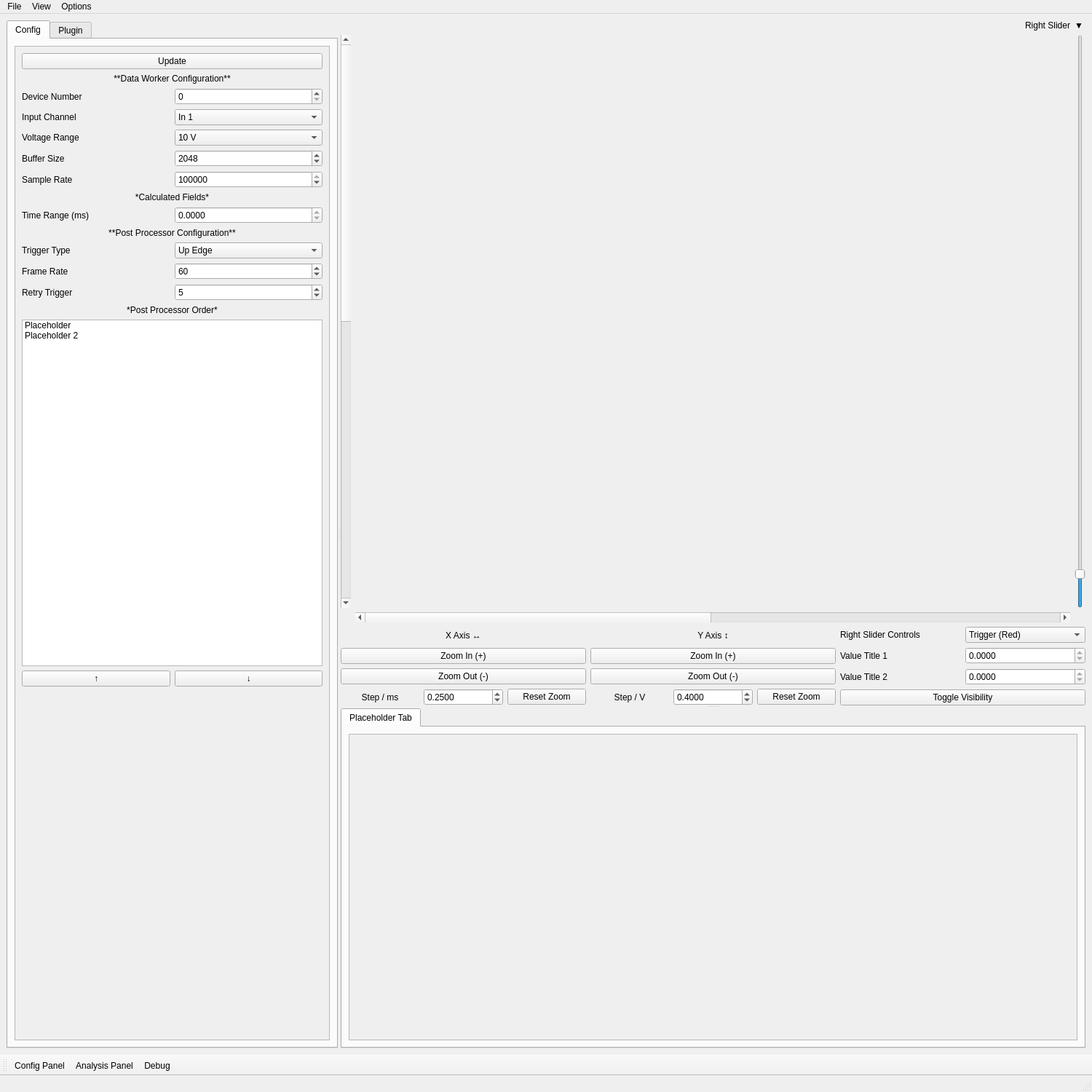
<?xml version="1.0" encoding="UTF-8"?>
<ui version="4.0">
 <class>MainWindow</class>
 <widget class="QMainWindow" name="MainWindow">
  <property name="geometry">
   <rect>
    <x>0</x>
    <y>0</y>
    <width>1500</width>
    <height>1500</height>
   </rect>
  </property>
  <property name="windowTitle">
   <string>MPS Oscilloscope</string>
  </property>
  <widget class="QWidget" name="centralwidget">
   <property name="minimumSize">
    <size>
     <width>800</width>
     <height>0</height>
    </size>
   </property>
   <layout class="QGridLayout" name="gridLayout">
    <item row="0" column="1">
     <widget class="QSplitter" name="leftPanelSplitter">
      <property name="orientation">
       <enum>Qt::Horizontal</enum>
      </property>
      <widget class="QTabWidget" name="configTabWidget">
       <property name="sizePolicy">
        <sizepolicy hsizetype="Preferred" vsizetype="Preferred">
         <horstretch>0</horstretch>
         <verstretch>0</verstretch>
        </sizepolicy>
       </property>
       <property name="maximumSize">
        <size>
         <width>16777215</width>
         <height>16777215</height>
        </size>
       </property>
       <property name="baseSize">
        <size>
         <width>256</width>
         <height>0</height>
        </size>
       </property>
       <property name="currentIndex">
        <number>0</number>
       </property>
       <property name="movable">
        <bool>true</bool>
       </property>
       <property name="tabBarAutoHide">
        <bool>false</bool>
       </property>
       <widget class="QWidget" name="configTab">
        <attribute name="title">
         <string>Config</string>
        </attribute>
        <layout class="QVBoxLayout" name="verticalLayout_2">
         <item>
          <widget class="QScrollArea" name="scrollArea_2">
           <property name="widgetResizable">
            <bool>true</bool>
           </property>
           <widget class="QWidget" name="scrollAreaWidgetContents_2">
            <property name="geometry">
             <rect>
              <x>0</x>
              <y>0</y>
              <width>336</width>
              <height>1389</height>
             </rect>
            </property>
            <layout class="QVBoxLayout" name="verticalLayout_9">
             <property name="sizeConstraint">
              <enum>QLayout::SetMaximumSize</enum>
             </property>
             <item>
              <widget class="QPushButton" name="updateConfigButton">
               <property name="text">
                <string>Update</string>
               </property>
              </widget>
             </item>
             <item>
              <widget class="QLabel" name="label_12">
               <property name="text">
                <string>**Data Worker Configuration**</string>
               </property>
               <property name="textFormat">
                <enum>Qt::MarkdownText</enum>
               </property>
               <property name="alignment">
                <set>Qt::AlignCenter</set>
               </property>
              </widget>
             </item>
             <item>
              <layout class="QHBoxLayout" name="horizontalLayout_10">
               <item>
                <widget class="QLabel" name="label_9">
                 <property name="sizePolicy">
                  <sizepolicy hsizetype="Preferred" vsizetype="Preferred">
                   <horstretch>0</horstretch>
                   <verstretch>0</verstretch>
                  </sizepolicy>
                 </property>
                 <property name="text">
                  <string>Device Number</string>
                 </property>
                </widget>
               </item>
               <item>
                <widget class="QSpinBox" name="deviceNumberSpinBox">
                 <property name="maximum">
                  <number>10</number>
                 </property>
                </widget>
               </item>
              </layout>
             </item>
             <item>
              <layout class="QHBoxLayout" name="horizontalLayout_12">
               <item>
                <widget class="QLabel" name="label_5">
                 <property name="text">
                  <string>Input Channel</string>
                 </property>
                </widget>
               </item>
               <item>
                <widget class="QComboBox" name="inputChannelComboBox">
                 <item>
                  <property name="text">
                   <string>In 1</string>
                  </property>
                 </item>
                 <item>
                  <property name="text">
                   <string>In 2</string>
                  </property>
                 </item>
                 <item>
                  <property name="text">
                   <string>In 1 &amp; 2</string>
                  </property>
                 </item>
                </widget>
               </item>
              </layout>
             </item>
             <item>
              <layout class="QHBoxLayout" name="horizontalLayout_13">
               <item>
                <widget class="QLabel" name="label_8">
                 <property name="text">
                  <string>Voltage Range</string>
                 </property>
                </widget>
               </item>
               <item>
                <widget class="QComboBox" name="ADCRangeComboBox">
                 <item>
                  <property name="text">
                   <string>10 V</string>
                  </property>
                 </item>
                 <item>
                  <property name="text">
                   <string>5 V</string>
                  </property>
                 </item>
                 <item>
                  <property name="text">
                   <string>2 V</string>
                  </property>
                 </item>
                 <item>
                  <property name="text">
                   <string>1 V</string>
                  </property>
                 </item>
                </widget>
               </item>
              </layout>
             </item>
             <item>
              <layout class="QHBoxLayout" name="horizontalLayout_11">
               <item>
                <widget class="QLabel" name="label_10">
                 <property name="text">
                  <string>Buffer Size</string>
                 </property>
                </widget>
               </item>
               <item>
                <widget class="QSpinBox" name="bufferSizeSpinBox">
                 <property name="minimum">
                  <number>256</number>
                 </property>
                 <property name="maximum">
                  <number>32768</number>
                 </property>
                 <property name="singleStep">
                  <number>256</number>
                 </property>
                 <property name="value">
                  <number>2048</number>
                 </property>
                </widget>
               </item>
              </layout>
             </item>
             <item>
              <layout class="QHBoxLayout" name="horizontalLayout_14">
               <property name="sizeConstraint">
                <enum>QLayout::SetDefaultConstraint</enum>
               </property>
               <item>
                <widget class="QLabel" name="label_11">
                 <property name="text">
                  <string>Sample Rate</string>
                 </property>
                </widget>
               </item>
               <item>
                <widget class="QSpinBox" name="sampleRateSpinBox">
                 <property name="minimum">
                  <number>1000</number>
                 </property>
                 <property name="maximum">
                  <number>450000</number>
                 </property>
                 <property name="singleStep">
                  <number>1000</number>
                 </property>
                 <property name="value">
                  <number>450000</number>
                 </property>
                </widget>
               </item>
              </layout>
             </item>
             <item>
              <widget class="QLabel" name="label_19">
               <property name="text">
                <string>*Calculated Fields*</string>
               </property>
               <property name="textFormat">
                <enum>Qt::MarkdownText</enum>
               </property>
               <property name="alignment">
                <set>Qt::AlignCenter</set>
               </property>
              </widget>
             </item>
             <item>
              <layout class="QHBoxLayout" name="horizontalLayout_18">
               <item>
                <widget class="QLabel" name="label_18">
                 <property name="text">
                  <string>Time Range (ms)</string>
                 </property>
                </widget>
               </item>
               <item>
                <widget class="QDoubleSpinBox" name="windowTimeDoubleSpinBox">
                 <property name="readOnly">
                  <bool>true</bool>
                 </property>
                 <property name="decimals">
                  <number>4</number>
                 </property>
                </widget>
               </item>
              </layout>
             </item>
             <item>
              <widget class="QLabel" name="label_13">
               <property name="text">
                <string>**Post Processor Configuration**</string>
               </property>
               <property name="textFormat">
                <enum>Qt::MarkdownText</enum>
               </property>
               <property name="alignment">
                <set>Qt::AlignCenter</set>
               </property>
              </widget>
             </item>
             <item>
              <layout class="QHBoxLayout" name="horizontalLayout_19">
               <item>
                <widget class="QLabel" name="label_20">
                 <property name="text">
                  <string>Trigger Type</string>
                 </property>
                </widget>
               </item>
               <item>
                <widget class="QComboBox" name="triggerSelectionComboBox">
                 <item>
                  <property name="text">
                   <string>Up Edge</string>
                  </property>
                 </item>
                 <item>
                  <property name="text">
                   <string>Down Edge</string>
                  </property>
                 </item>
                </widget>
               </item>
              </layout>
             </item>
             <item>
              <layout class="QHBoxLayout" name="horizontalLayout_15">
               <item>
                <widget class="QLabel" name="label_14">
                 <property name="text">
                  <string>Frame Rate</string>
                 </property>
                </widget>
               </item>
               <item>
                <widget class="QSpinBox" name="frameRateSpinBox">
                 <property name="maximum">
                  <number>120</number>
                 </property>
                 <property name="value">
                  <number>60</number>
                 </property>
                </widget>
               </item>
              </layout>
             </item>
             <item>
              <layout class="QHBoxLayout" name="horizontalLayout_16">
               <item>
                <widget class="QLabel" name="label_15">
                 <property name="text">
                  <string>Retry Trigger</string>
                 </property>
                </widget>
               </item>
               <item>
                <widget class="QSpinBox" name="retryTriggerSpinBox">
                 <property name="minimum">
                  <number>1</number>
                 </property>
                 <property name="value">
                  <number>5</number>
                 </property>
                </widget>
               </item>
              </layout>
             </item>
             <item>
              <widget class="QLabel" name="label_21">
               <property name="text">
                <string>*Post Processor Order*</string>
               </property>
               <property name="textFormat">
                <enum>Qt::MarkdownText</enum>
               </property>
               <property name="alignment">
                <set>Qt::AlignCenter</set>
               </property>
              </widget>
             </item>
             <item>
              <widget class="QListWidget" name="postProcessorListWidget">
               <item>
                <property name="text">
                 <string>Placeholder</string>
                </property>
               </item>
               <item>
                <property name="text">
                 <string>Placeholder 2</string>
                </property>
               </item>
              </widget>
             </item>
             <item>
              <layout class="QHBoxLayout" name="horizontalLayout_20">
               <item>
                <widget class="QPushButton" name="postProcessorOrderUpButton">
                 <property name="text">
                  <string>↑</string>
                 </property>
                </widget>
               </item>
               <item>
                <widget class="QPushButton" name="postProcessorOrderDownButton">
                 <property name="text">
                  <string>↓</string>
                 </property>
                </widget>
               </item>
              </layout>
             </item>
             <item>
              <spacer name="verticalSpacer">
               <property name="orientation">
                <enum>Qt::Vertical</enum>
               </property>
               <property name="sizeHint" stdset="0">
                <size>
                 <width>20</width>
                 <height>40</height>
                </size>
               </property>
              </spacer>
             </item>
            </layout>
           </widget>
          </widget>
         </item>
        </layout>
       </widget>
       <widget class="QWidget" name="tab">
        <attribute name="title">
         <string>Plugin</string>
        </attribute>
        <layout class="QVBoxLayout" name="verticalLayout_4">
         <item>
          <layout class="QHBoxLayout" name="horizontalLayout_17">
           <item>
            <widget class="QScrollArea" name="scrollArea_3">
             <property name="widgetResizable">
              <bool>true</bool>
             </property>
             <widget class="QWidget" name="scrollAreaWidgetContents_4">
              <property name="geometry">
               <rect>
                <x>0</x>
                <y>0</y>
                <width>334</width>
                <height>1387</height>
               </rect>
              </property>
              <layout class="QVBoxLayout" name="verticalLayout_8">
               <item>
                <widget class="QPushButton" name="updatePluginButton">
                 <property name="text">
                  <string>Update</string>
                 </property>
                </widget>
               </item>
               <item>
                <widget class="QLabel" name="label_16">
                 <property name="text">
                  <string>**Config File Path**</string>
                 </property>
                 <property name="textFormat">
                  <enum>Qt::MarkdownText</enum>
                 </property>
                 <property name="alignment">
                  <set>Qt::AlignCenter</set>
                 </property>
                </widget>
               </item>
               <item>
                <widget class="QLineEdit" name="configFilePathLineEdit">
                 <property name="sizePolicy">
                  <sizepolicy hsizetype="Preferred" vsizetype="Fixed">
                   <horstretch>0</horstretch>
                   <verstretch>0</verstretch>
                  </sizepolicy>
                 </property>
                 <property name="text">
                  <string>%homepath%\.mpsoscilloscope.json</string>
                 </property>
                 <property name="readOnly">
                  <bool>true</bool>
                 </property>
                </widget>
               </item>
               <item>
                <widget class="QLabel" name="label_17">
                 <property name="text">
                  <string>*Enabled Plugins*</string>
                 </property>
                 <property name="textFormat">
                  <enum>Qt::MarkdownText</enum>
                 </property>
                 <property name="alignment">
                  <set>Qt::AlignCenter</set>
                 </property>
                </widget>
               </item>
               <item>
                <widget class="QListWidget" name="enabledPluginsListWidget">
                 <item>
                  <property name="text">
                   <string>Placeholder</string>
                  </property>
                 </item>
                </widget>
               </item>
               <item>
                <layout class="QHBoxLayout" name="horizontalLayout_21">
                 <item>
                  <widget class="QPushButton" name="pluginAddButton">
                   <property name="text">
                    <string>+</string>
                   </property>
                  </widget>
                 </item>
                 <item>
                  <widget class="QPushButton" name="pluginRemoveButton">
                   <property name="text">
                    <string>-</string>
                   </property>
                  </widget>
                 </item>
                </layout>
               </item>
               <item>
                <widget class="QLabel" name="label_22">
                 <property name="text">
                  <string>*All Available Plugins*</string>
                 </property>
                 <property name="textFormat">
                  <enum>Qt::MarkdownText</enum>
                 </property>
                 <property name="alignment">
                  <set>Qt::AlignCenter</set>
                 </property>
                </widget>
               </item>
               <item>
                <widget class="QListWidget" name="allAvailablePluginsListWidget">
                 <item>
                  <property name="text">
                   <string>Placeholder</string>
                  </property>
                 </item>
                </widget>
               </item>
               <item>
                <spacer name="verticalSpacer_2">
                 <property name="orientation">
                  <enum>Qt::Vertical</enum>
                 </property>
                 <property name="sizeHint" stdset="0">
                  <size>
                   <width>20</width>
                   <height>413</height>
                  </size>
                 </property>
                </spacer>
               </item>
              </layout>
             </widget>
            </widget>
           </item>
          </layout>
         </item>
        </layout>
       </widget>
      </widget>
      <widget class="QWidget" name="horizontalWidget" native="true">
       <layout class="QGridLayout" name="gridLayout_4">
        <item row="0" column="0">
         <widget class="QSplitter" name="bottomPanelSplitter">
          <property name="sizePolicy">
           <sizepolicy hsizetype="Preferred" vsizetype="Expanding">
            <horstretch>0</horstretch>
            <verstretch>0</verstretch>
           </sizepolicy>
          </property>
          <property name="orientation">
           <enum>Qt::Vertical</enum>
          </property>
          <widget class="QWidget" name="gridLayoutWidget">
           <layout class="QHBoxLayout" name="horizontalLayout_5">
            <item>
             <layout class="QVBoxLayout" name="verticalLayout_5">
              <item>
               <layout class="QGridLayout" name="gridLayout_2">
                <item row="1" column="1">
                 <widget class="QLabel" name="displayPlaceHolder">
                  <property name="sizePolicy">
                   <sizepolicy hsizetype="Preferred" vsizetype="Preferred">
                    <horstretch>0</horstretch>
                    <verstretch>0</verstretch>
                   </sizepolicy>
                  </property>
                  <property name="baseSize">
                   <size>
                    <width>0</width>
                    <height>0</height>
                   </size>
                  </property>
                  <property name="text">
                   <string/>
                  </property>
                 </widget>
                </item>
                <item row="0" column="2">
                 <widget class="QLabel" name="label_3">
                  <property name="text">
                   <string>▼</string>
                  </property>
                 </widget>
                </item>
                <item row="1" column="0">
                 <widget class="QScrollBar" name="displayVerticalScrollBar">
                  <property name="pageStep">
                   <number>99</number>
                  </property>
                  <property name="orientation">
                   <enum>Qt::Vertical</enum>
                  </property>
                 </widget>
                </item>
                <item row="2" column="1">
                 <widget class="QScrollBar" name="displayHorizontalScrollBar">
                  <property name="minimum">
                   <number>0</number>
                  </property>
                  <property name="maximum">
                   <number>100</number>
                  </property>
                  <property name="pageStep">
                   <number>99</number>
                  </property>
                  <property name="orientation">
                   <enum>Qt::Horizontal</enum>
                  </property>
                 </widget>
                </item>
                <item row="1" column="2">
                 <widget class="QSlider" name="triggerSlider">
                  <property name="maximum">
                   <number>1000</number>
                  </property>
                  <property name="value">
                   <number>50</number>
                  </property>
                  <property name="orientation">
                   <enum>Qt::Vertical</enum>
                  </property>
                 </widget>
                </item>
                <item row="0" column="1">
                 <widget class="QLabel" name="displayTitle">
                  <property name="text">
                   <string>Right Slider</string>
                  </property>
                  <property name="alignment">
                   <set>Qt::AlignRight|Qt::AlignTrailing|Qt::AlignVCenter</set>
                  </property>
                 </widget>
                </item>
               </layout>
              </item>
              <item>
               <layout class="QHBoxLayout" name="horizontalLayout_6">
                <item>
                 <layout class="QVBoxLayout" name="verticalLayout_6">
                  <item>
                   <widget class="QLabel" name="label_6">
                    <property name="text">
                     <string>X Axis ↔️</string>
                    </property>
                    <property name="alignment">
                     <set>Qt::AlignCenter</set>
                    </property>
                   </widget>
                  </item>
                  <item>
                   <widget class="QPushButton" name="timeZoomIn">
                    <property name="text">
                     <string>Zoom In (+)</string>
                    </property>
                   </widget>
                  </item>
                  <item>
                   <widget class="QPushButton" name="timeZoomOut">
                    <property name="text">
                     <string>Zoom Out (-)</string>
                    </property>
                   </widget>
                  </item>
                  <item>
                   <layout class="QHBoxLayout" name="horizontalLayout_2">
                    <item>
                     <widget class="QLabel" name="label_2">
                      <property name="text">
                       <string>Step / ms</string>
                      </property>
                      <property name="alignment">
                       <set>Qt::AlignCenter</set>
                      </property>
                     </widget>
                    </item>
                    <item>
                     <widget class="QDoubleSpinBox" name="timeZoomValue">
                      <property name="decimals">
                       <number>4</number>
                      </property>
                      <property name="value">
                       <double>0.250000000000000</double>
                      </property>
                     </widget>
                    </item>
                    <item>
                     <widget class="QPushButton" name="timeZoomReset">
                      <property name="text">
                       <string>Reset Zoom</string>
                      </property>
                     </widget>
                    </item>
                   </layout>
                  </item>
                 </layout>
                </item>
                <item>
                 <layout class="QVBoxLayout" name="verticalLayout">
                  <item>
                   <widget class="QLabel" name="label_7">
                    <property name="text">
                     <string>Y Axis ↕️</string>
                    </property>
                    <property name="alignment">
                     <set>Qt::AlignCenter</set>
                    </property>
                   </widget>
                  </item>
                  <item>
                   <widget class="QPushButton" name="voltageZoomIn">
                    <property name="text">
                     <string>Zoom In (+)</string>
                    </property>
                   </widget>
                  </item>
                  <item>
                   <widget class="QPushButton" name="voltageZoomOut">
                    <property name="text">
                     <string>Zoom Out (-)</string>
                    </property>
                   </widget>
                  </item>
                  <item>
                   <layout class="QHBoxLayout" name="horizontalLayout">
                    <item>
                     <widget class="QLabel" name="label">
                      <property name="text">
                       <string>Step / V</string>
                      </property>
                      <property name="alignment">
                       <set>Qt::AlignCenter</set>
                      </property>
                     </widget>
                    </item>
                    <item>
                     <widget class="QDoubleSpinBox" name="voltageZoomValue">
                      <property name="decimals">
                       <number>4</number>
                      </property>
                      <property name="value">
                       <double>0.400000000000000</double>
                      </property>
                     </widget>
                    </item>
                    <item>
                     <widget class="QPushButton" name="voltageZoomReset">
                      <property name="text">
                       <string>Reset Zoom</string>
                      </property>
                     </widget>
                    </item>
                   </layout>
                  </item>
                 </layout>
                </item>
                <item>
                 <layout class="QVBoxLayout" name="verticalLayout_7">
                  <item>
                   <layout class="QHBoxLayout" name="horizontalLayout_7">
                    <item>
                     <widget class="QLabel" name="label_4">
                      <property name="text">
                       <string>Right Slider Controls</string>
                      </property>
                     </widget>
                    </item>
                    <item>
                     <widget class="QComboBox" name="rightSliderSelector">
                      <item>
                       <property name="text">
                        <string>Trigger (Red)</string>
                       </property>
                      </item>
                      <item>
                       <property name="text">
                        <string>Cursor 1</string>
                       </property>
                      </item>
                      <item>
                       <property name="text">
                        <string>Cursor 2</string>
                       </property>
                      </item>
                      <item>
                       <property name="text">
                        <string>Vertical Cursor 1</string>
                       </property>
                      </item>
                      <item>
                       <property name="text">
                        <string>Vertical Cursor 2</string>
                       </property>
                      </item>
                     </widget>
                    </item>
                   </layout>
                  </item>
                  <item>
                   <layout class="QHBoxLayout" name="horizontalLayout_8">
                    <item>
                     <widget class="QLabel" name="rightSliderValueTitle1">
                      <property name="text">
                       <string>Value Title 1</string>
                      </property>
                     </widget>
                    </item>
                    <item>
                     <widget class="QDoubleSpinBox" name="rightSliderValueSpinBox1">
                      <property name="readOnly">
                       <bool>true</bool>
                      </property>
                      <property name="decimals">
                       <number>4</number>
                      </property>
                      <property name="minimum">
                       <double>-9999999.000000000000000</double>
                      </property>
                      <property name="maximum">
                       <double>999999.000000000000000</double>
                      </property>
                      <property name="singleStep">
                       <double>0.010000000000000</double>
                      </property>
                     </widget>
                    </item>
                   </layout>
                  </item>
                  <item>
                   <layout class="QHBoxLayout" name="horizontalLayout_9">
                    <item>
                     <widget class="QLabel" name="rightSliderValueTitle2">
                      <property name="text">
                       <string>Value Title 2</string>
                      </property>
                     </widget>
                    </item>
                    <item>
                     <widget class="QDoubleSpinBox" name="rightSliderValueSpinBox2">
                      <property name="readOnly">
                       <bool>true</bool>
                      </property>
                      <property name="decimals">
                       <number>4</number>
                      </property>
                      <property name="minimum">
                       <double>-99999999.000000000000000</double>
                      </property>
                      <property name="maximum">
                       <double>99999999.000000000000000</double>
                      </property>
                      <property name="singleStep">
                       <double>0.010000000000000</double>
                      </property>
                     </widget>
                    </item>
                   </layout>
                  </item>
                  <item>
                   <widget class="QPushButton" name="sliderVisibilityToggler">
                    <property name="text">
                     <string>Toggle Visibility</string>
                    </property>
                   </widget>
                  </item>
                 </layout>
                </item>
               </layout>
              </item>
             </layout>
            </item>
           </layout>
          </widget>
          <widget class="QTabWidget" name="analysisTabWidget">
           <property name="sizePolicy">
            <sizepolicy hsizetype="Preferred" vsizetype="Preferred">
             <horstretch>0</horstretch>
             <verstretch>0</verstretch>
            </sizepolicy>
           </property>
           <property name="minimumSize">
            <size>
             <width>0</width>
             <height>0</height>
            </size>
           </property>
           <property name="maximumSize">
            <size>
             <width>16777215</width>
             <height>16777215</height>
            </size>
           </property>
           <property name="baseSize">
            <size>
             <width>0</width>
             <height>0</height>
            </size>
           </property>
           <property name="tabPosition">
            <enum>QTabWidget::North</enum>
           </property>
           <property name="currentIndex">
            <number>0</number>
           </property>
           <widget class="QWidget" name="controlTab">
            <attribute name="title">
             <string>Placeholder Tab</string>
            </attribute>
            <layout class="QHBoxLayout" name="horizontalLayout_3">
             <item>
              <widget class="QScrollArea" name="scrollArea">
               <property name="widgetResizable">
                <bool>true</bool>
               </property>
               <widget class="QWidget" name="scrollAreaWidgetContents">
                <property name="geometry">
                 <rect>
                  <x>0</x>
                  <y>0</y>
                  <width>1101</width>
                  <height>353</height>
                 </rect>
                </property>
                <layout class="QVBoxLayout" name="verticalLayout_3">
                 <item>
                  <widget class="QLabel" name="basicAnalysisPlaceHolder">
                   <property name="text">
                    <string/>
                   </property>
                  </widget>
                 </item>
                </layout>
               </widget>
              </widget>
             </item>
            </layout>
           </widget>
          </widget>
         </widget>
        </item>
       </layout>
      </widget>
     </widget>
    </item>
   </layout>
  </widget>
  <widget class="QMenuBar" name="menubar">
   <property name="geometry">
    <rect>
     <x>0</x>
     <y>0</y>
     <width>1500</width>
     <height>17</height>
    </rect>
   </property>
   <widget class="QMenu" name="menuFile">
    <property name="title">
     <string>File</string>
    </property>
    <addaction name="actionNew"/>
    <addaction name="actionReplay_Recording"/>
   </widget>
   <widget class="QMenu" name="menuView">
    <property name="title">
     <string>View</string>
    </property>
    <addaction name="actionToggle_Config_Panel"/>
    <addaction name="actionToggle_Analysis_Panel"/>
   </widget>
   <widget class="QMenu" name="menuOptions">
    <property name="title">
     <string>Options</string>
    </property>
    <addaction name="actionPreferences"/>
    <addaction name="actionOpen_config_file"/>
   </widget>
   <addaction name="menuFile"/>
   <addaction name="menuView"/>
   <addaction name="menuOptions"/>
  </widget>
  <widget class="QStatusBar" name="statusbar"/>
  <widget class="QToolBar" name="toolBar">
   <property name="windowTitle">
    <string>toolBar</string>
   </property>
   <property name="orientation">
    <enum>Qt::Horizontal</enum>
   </property>
   <property name="floatable">
    <bool>true</bool>
   </property>
   <attribute name="toolBarArea">
    <enum>BottomToolBarArea</enum>
   </attribute>
   <attribute name="toolBarBreak">
    <bool>false</bool>
   </attribute>
   <addaction name="actionToggleConfigPanel"/>
   <addaction name="actionToggleControlPanel"/>
   <addaction name="actionDebug"/>
  </widget>
  <action name="actionNew">
   <property name="text">
    <string>New</string>
   </property>
  </action>
  <action name="actionZoom">
   <property name="text">
    <string>Zoom</string>
   </property>
  </action>
  <action name="actionDebug">
   <property name="text">
    <string>Debug</string>
   </property>
   <property name="toolTip">
    <string>Debug action</string>
   </property>
  </action>
  <action name="actionToggleConfigPanel">
   <property name="text">
    <string>Config Panel</string>
   </property>
   <property name="toolTip">
    <string>Toggle Config Panel</string>
   </property>
  </action>
  <action name="actionPreferences">
   <property name="text">
    <string>Preferences</string>
   </property>
  </action>
  <action name="actionOpen_config_file">
   <property name="text">
    <string>Open config file</string>
   </property>
  </action>
  <action name="actionToggleControlPanel">
   <property name="text">
    <string>Analysis Panel</string>
   </property>
  </action>
  <action name="actionReplay_Recording">
   <property name="text">
    <string>Replay Recording</string>
   </property>
  </action>
  <action name="actionToggle_Config_Panel">
   <property name="text">
    <string>Toggle Config Panel</string>
   </property>
  </action>
  <action name="actionToggle_Analysis_Panel">
   <property name="text">
    <string>Toggle Analysis Panel</string>
   </property>
  </action>
 </widget>
 <resources/>
 <connections/>
</ui>
